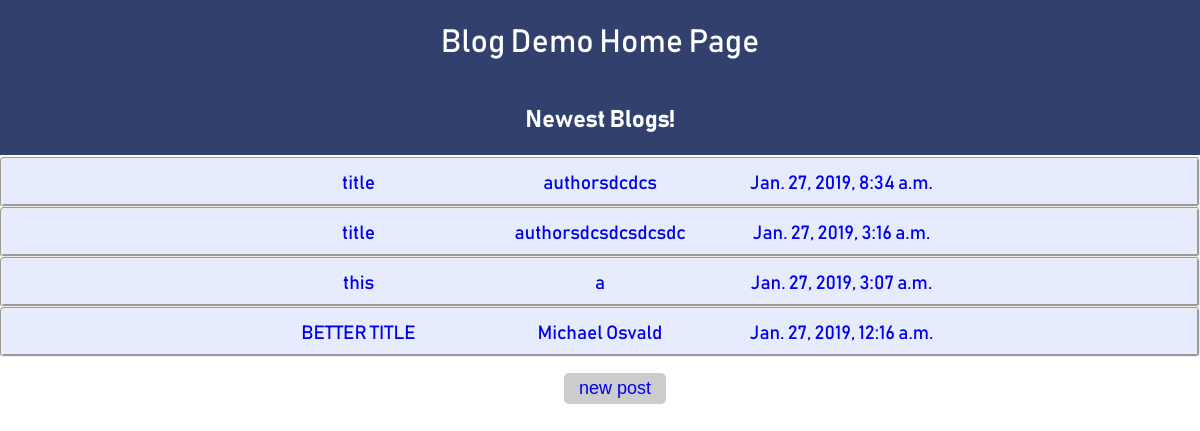
/blog/, run on an earlier commit of the app's database.
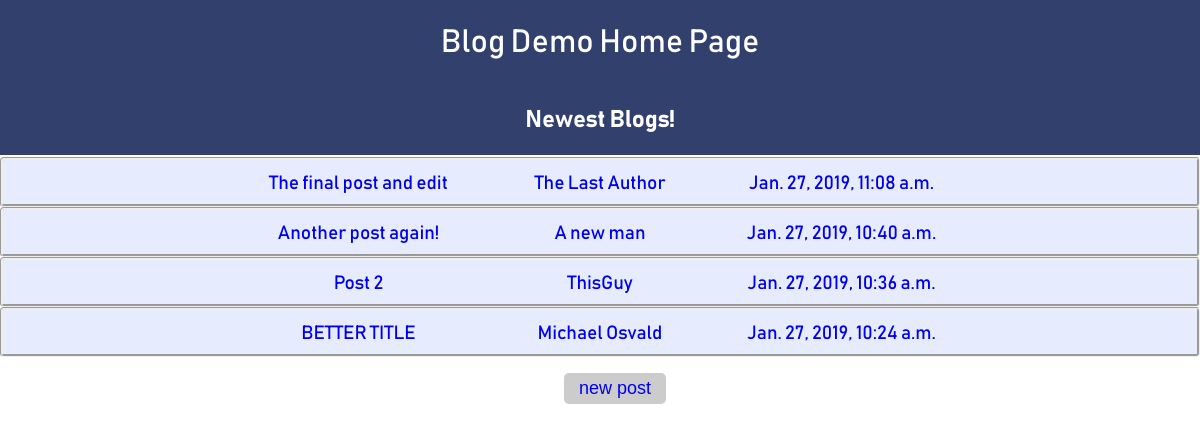
And on a later commit of the database.
### blog/models.py (models this page shows, shortened)
class Post(models.Model):
    post_title=models.CharField(max_length=48)
    post_desc=models.TextField(max_length=200)
    author=models.ForeignKey(Author, on_delete=models.CASCADE)
    pub_date=models.DateTimeField('date published')

class Author(models.Model):
    author_name =models.CharField(max_length=48)
    author_bio = models.TextField(max_length=300)
    def __str__(self):
        return self.author_name

### blog/views.py (the view)
# urls.py: path('', views.index, name='index'), #path to home
def index(request):
    latest_post_list=Post.objects.order_by('-pub_date')[:30]
    template=loader.get_template('blog/index.html')
    new_pk = Post.objects.order_by('-id')[0] #getting a new post pk in case a new post is created
    new_pk_id=new_pk.id
    new_pk_id += 1
    context = {
        'latest_post_list':latest_post_list,
        'new_pk_id':new_pk_id,
    }
    new_pk=Post.objects.order_by('-id')[0]
    return HttpResponse(template.render(context, request))

### blog/templates/blog/index.html (shortened to what this page needs)
<!doctype html>
{% load static %}
<head>
<link  rel="stylesheet" type="text/css" href="{% static 'blog/main.css' %}" >
</head>
<body>
    <div id=banner>
        <Header>Blog Demo Home Page</Header>
        <h2>Newest Blogs!</h2>
    </div>
<div id="posts">
{% if latest_post_list %}
    <ul>
    {% for post in latest_post_list %}
            <li><a href="/blog/{{post.id}}/">
            <div id=cols>
            <ul>
            <li>{{ post.post_title }}</li>
            <li>{{ post.author }}</li>
            <li>{{ post.pub_date }}</li>
            </ul>
            </div>
        </a></li>
    {% endfor %}
</ul>
    {% else %}
    <p>No post are available.</p>
{% endif %}
</div>
<button class="button"><a href="/blog/{{new_pk_id}}/new">new post</a></button>
</body>

### blog/static/blog/main.css (style rules this page uses)
html,body { width: 100%; height: 100%; margin: 0px; padding: 0px; overflow-x: hidden; }
#banner { background-color:#1c2c5e; width:100%; overflow:auto; color:white; opacity: 0.9; float:center; }
header { font-size:32px; text-align:center; padding-top:2%; }
h2 { text-align:center; padding-top:2%; }
ul { text-align:center; padding-left:0; margin-left:0; margin-top:2px; }
li { border-style: groove; border-radius: 4px; background-color: #e6ecfd; }
a { text-decoration: none; -webkit-transition: all 0.5s ease; -moz-transition: all 0.5s ease; -o-transition: all 0.5s ease; -ms-transition: all 0.5s ease; transition: all 0.5s ease; }
#cols ul { padding-bottom: 9px; padding-top:10px; }
#cols li { font-size:19px; border-style: none; height:2%; width:20%; display:inline-block; }
body { background-color: #fff; width:100%; font-family: "Bahn"; }
input[type=submit], .button { padding:5px 15px; background:#ccc; border:0 none; cursor:pointer; border-radius: 5px; margin-left:47%; font-size:18px; }

What changed in the data, as far as the page shows it:
removed Post: post_title "title", author "authorsdcdcs", pub_date "Jan. 27, 2019, 8:34 a.m."
removed Post: post_title "title", author "authorsdcsdcsdcsdc", pub_date "Jan. 27, 2019, 3:16 a.m."
removed Post: post_title "this", author "a", pub_date "Jan. 27, 2019, 3:07 a.m."
added Post: post_title "The final post and edit", author "The Last Author", pub_date "Jan. 27, 2019, 11:08 a.m."
added Post: post_title "Another post again!", author "A new man", pub_date "Jan. 27, 2019, 10:40 a.m."
added Post: post_title "Post 2", author "ThisGuy", pub_date "Jan. 27, 2019, 10:36 a.m."
changed Post "BETTER TITLE": pub_date "Jan. 27, 2019, 12:16 a.m." → "Jan. 27, 2019, 10:24 a.m."
